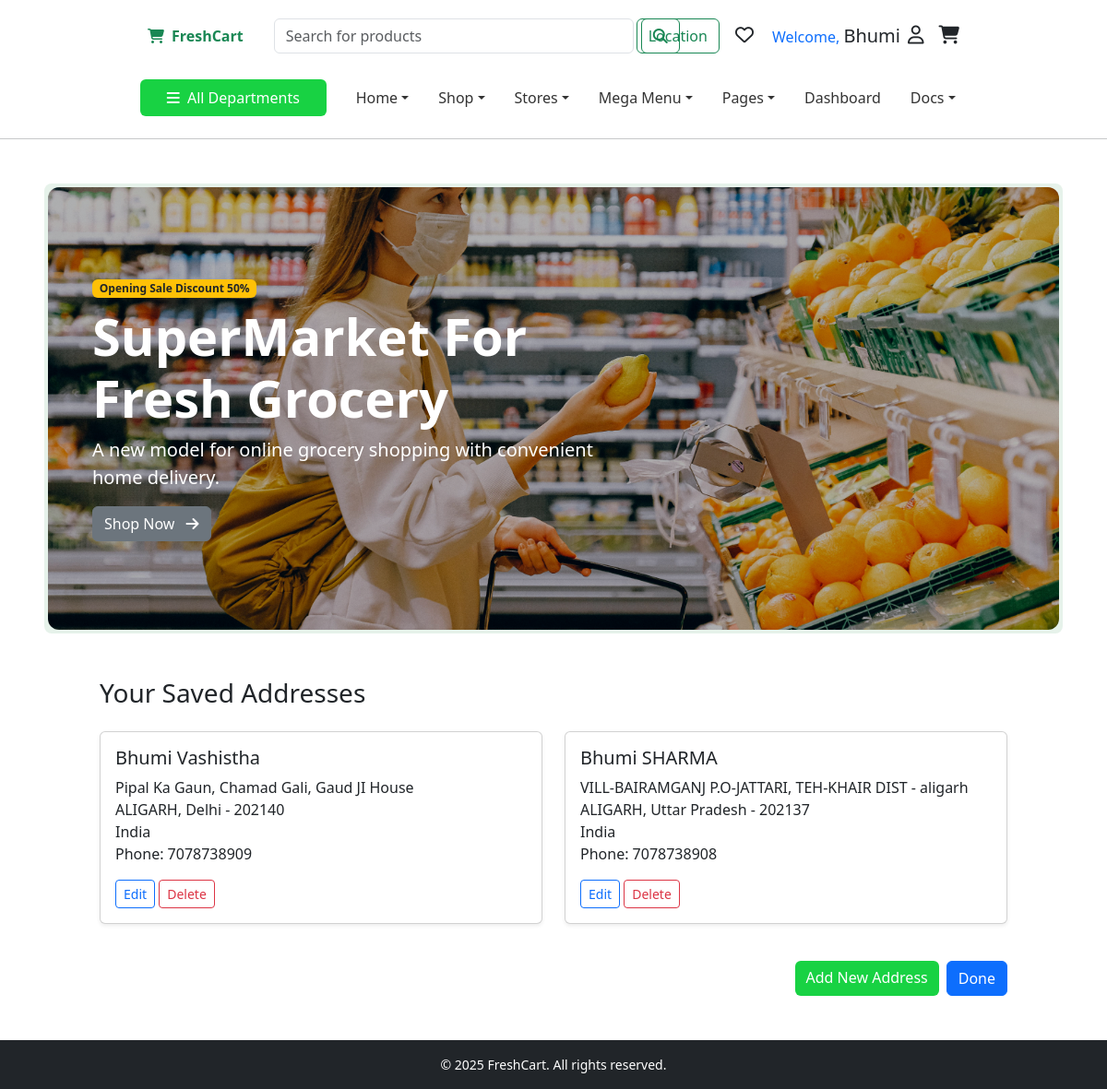
Screenshot of /checkout/address-list/ (signed in) with the database file from the repository.
### accounts/models.py (models this page shows, shortened)
class User(models.Model):
    first_name = models.CharField(max_length=50)
    last_name = models.CharField(max_length=50)
    email_id = models.EmailField(unique=True, default="Not Provided")
    phone = models.CharField(max_length=10, unique=True)
    address = models.TextField(max_length=80, null=True, blank=True, default="Not Provided")
    password = models.CharField(max_length=255)
    image = models.ImageField(upload_to='profile_images/', default="defaultprofilepic.jpg", blank=True)
    password_reset_code = models.CharField(max_length=6, blank=True, null=True)
    is_active = models.BooleanField(default=True)

### checkout/models.py (models this page shows, shortened)
class ShippingAddress(models.Model):
    user = models.ForeignKey(User, on_delete=models.CASCADE, related_name='shipping_addresses')
    full_name = models.CharField(max_length=100)
    phone = models.CharField(max_length=20)
    address = models.TextField()
    city = models.CharField(max_length=100)
    state = models.CharField(max_length=100)
    zip_code = models.CharField(max_length=10)
    country = models.CharField(max_length=100)

### checkout/views.py (the view)
# urls.py: path('address-list/', views.address_list_view, name='address_list'),
def address_list_view(request):
    user_id = request.session.get('user_id')
    if not user_id:
        return redirect('/accounts/login/?next=/checkout/')
    user = get_object_or_404(User, id=user_id)
    addresses = ShippingAddress.objects.filter(user=user)
    return render(request, 'checkout/address_list.html', {
        'addresses': addresses,
    })

### templates/checkout/address_list.html
{% extends 'core/base.html' %}
{% load static %}
{% block content %}
  <div class="container my-5">
    <h3 class="mb-4">Your Saved Addresses</h3>
    {% if addresses %}
      <div class="row">
        {% for address in addresses %}
          <div class="col-md-6 mb-4">
            <div class="card shadow-sm">
              <div class="card-body">
                <h5 class="card-title">{{ address.full_name }}</h5>
                <p class="card-text">
                  {{ address.address }}<br />
                  {{ address.city }}, {{ address.state }} - {{ address.zip_code }}<br />
                  {{ address.country }}<br />
                  Phone: {{ address.phone }}
                </p>
                <a href="{% url 'update_address' address.id %}" class="btn btn-sm btn-outline-primary">Edit</a>
                <a href="{% url 'remove_address' address.id %}" class="btn btn-sm btn-outline-danger" onclick="return confirm('Are you sure you want to delete this address?');">Delete</a>
              </div>
            </div>
          </div>
        {% endfor %}
      </div>
    {% else %}
      <div class="alert alert-info">
        No addresses found. <a href="{% url 'add_address' %}">Add a new address</a>.
      </div>
    {% endif %}
    <div class="mt-3 d-flex justify-content-end gap-2">
      <a href="{% url 'add_address' %}" class="btn btn-success">Add New Address</a>
      <a href="{% url 'checkout' %}" class="btn btn-primary">Done</a>
    </div>
  </div>
{% endblock %}

### templates/core/base.html (shortened to what this page needs)
{% load static %}
<!DOCTYPE html>
<html lang="en">
  <head>
    <link href="https://cdn.jsdelivr.net/npm/bootstrap@5.3.3/dist/css/bootstrap.min.css" rel="stylesheet" />
    <link href="https://cdn.jsdelivr.net/npm/bootstrap-icons@1.10.5/font/bootstrap-icons.css" rel="stylesheet" />
    <link href="https://cdnjs.cloudflare.com/ajax/libs/font-awesome/6.7.2/css/all.min.css" rel="stylesheet" />
    <link rel="stylesheet" href="{% static 'css/core/base.css' %}" />
  </head>
  <body>
    <div>
      <header class="bg-white py-2 d-flex justify-content-between align-items-center" style="margin: 0.5rem 10rem;">
        <div class="d-flex align-items-center gap-3">
          <a class="navbar-brand fw-bold text-success" href="{% url 'home' %}"><i class="fas fa-shopping-cart me-2"></i>FreshCart</a>
        </div>
        <form class="d-flex w-50 mx-3" method="GET" action="{% url 'search_results' %}">
          <input class="form-control me-2" type="search" name="q" placeholder="Search for products" />
          <button class="btn btn-outline-success" type="submit"><i class="fas fa-search"></i></button>
        </form>
        <button class="btn btn-outline-success" type="submit" style="margin-left: -5rem;">Location</button>
        <div class="d-flex align-items-center gap-3">
          <a href="{% url 'wishlist' %}" class="text-dark position-relative">
            <i class="far fa-heart fs-5"></i>
          </a>
          <ul class="navbar-nav ms-1">
            {% if request.session.is_authenticated %}
              <li class="nav-item dropdown d-flex align-items-center guest-dropdown-hover position-relative">
                <span class="nav-link text-primary active me-2">
                  Welcome,
                  <span class="text-dark fs-5">{{ request.session.first_name }}</span>
                </span>
                <div class="dropdown" onmouseenter="this.classList.add('show'); this.querySelector('.dropdown-menu').classList.add('show');" onmouseleave="this.classList.remove('show'); this.querySelector('.dropdown-menu').classList.remove('show');">
                  <a href="#" class="nav-link text-dark" id="accountDropdown" role="button" aria-expanded="false"><i class="far fa-user fs-5 text-dark"></i></a>
                </div>
              </li>
            {% endif %}
          </ul>
          <a href="{% url 'view_cart' %}" class="text-dark position-relative">
            <i class="fas fa-shopping-cart fs-5"></i>
          </a>
        </div>
      </header>
      {% include 'core/navbar.html' %}
      <hr />
      <section class="position-relative bg-light m-5 p-1 content-container">
        <div id="heroCarousel" class="carousel slide carousel-fade" data-bs-ride="carousel" data-bs-interval="3000">
          <div class="carousel-inner">
            <div class="carousel-item active">
              <img src="{% static 'images/grocery-girl.png' %}" class="d-block w-100" style="height: 60vh; object-fit: cover; filter: brightness(70%);" alt="Slide 1" />
            </div>
          </div>
          <div class="position-absolute top-0 start-0 w-100 h-100 d-flex align-items-center" style="z-index: 10;">
            <div class="ms-5 text-white" style="max-width: 600px;">
              <span class="badge bg-warning text-dark mb-2">Opening Sale Discount 50%</span>
              <h1 class="display-4 fw-bold">SuperMarket For<br />Fresh Grocery</h1>
              <p class="lead">A new model for online grocery shopping with convenient home delivery.</p>
              <a href="#" class="btn btn-secondary">Shop Now <i class="fas fa-arrow-right ms-2"></i></a>
            </div>
          </div>
        </div>
      </section>
      <main class="my-4 content-container">
        {% block content %}
        {% endblock %}
      </main>
      {% include 'core/footer.html' %}
    </div>
  </body>
</html>

### static/css/core/base.css (style rules this page uses)
body { font-family: 'Segoe UI', Tahoma, Geneva, Verdana, sans-serif; }
a { text-decoration: none; }
.btn-success { background-color: #18d243; border: none; }
section.bg-light { background-color: #e6f2ea !important; border-radius: 8px; }
section.bg-light img { border-radius: 12px; }
.content-container { margin-left: 6rem; margin-right: 6rem; }

### rows the page displays
User: session.first_name "Bhumi"
ShippingAddress: full_name "Bhumi Vashistha", address "Pipal Ka Gaun, Chamad Gali, Gaud JI House", city "ALIGARH", state "Delhi", zip_code "202140", country "India", phone "7078738909"
ShippingAddress: full_name "Bhumi SHARMA", address "VILL-BAIRAMGANJ P.O-JATTARI, TEH-KHAIR DIST - aligarh", city "ALIGARH", state "Uttar Pradesh", zip_code "202137", country "India", phone "7078738908"
